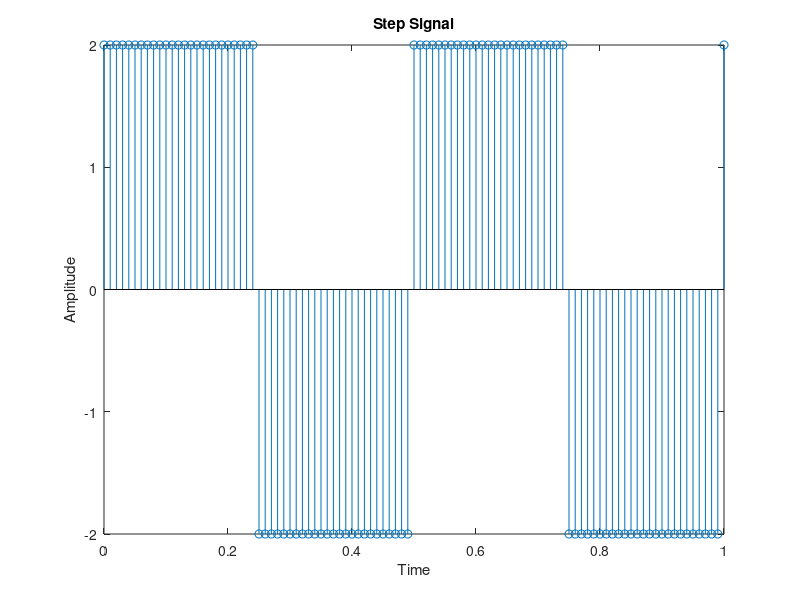

MATLAB code to generate this figure:
a=2;
f=2;
fs=100;
n=0:1/fs:1;
sq=a*square(2*pi*f*n);
stem(n,sq);
xlabel("Time");
ylabel("Amplitude");
title("Step Signal");
